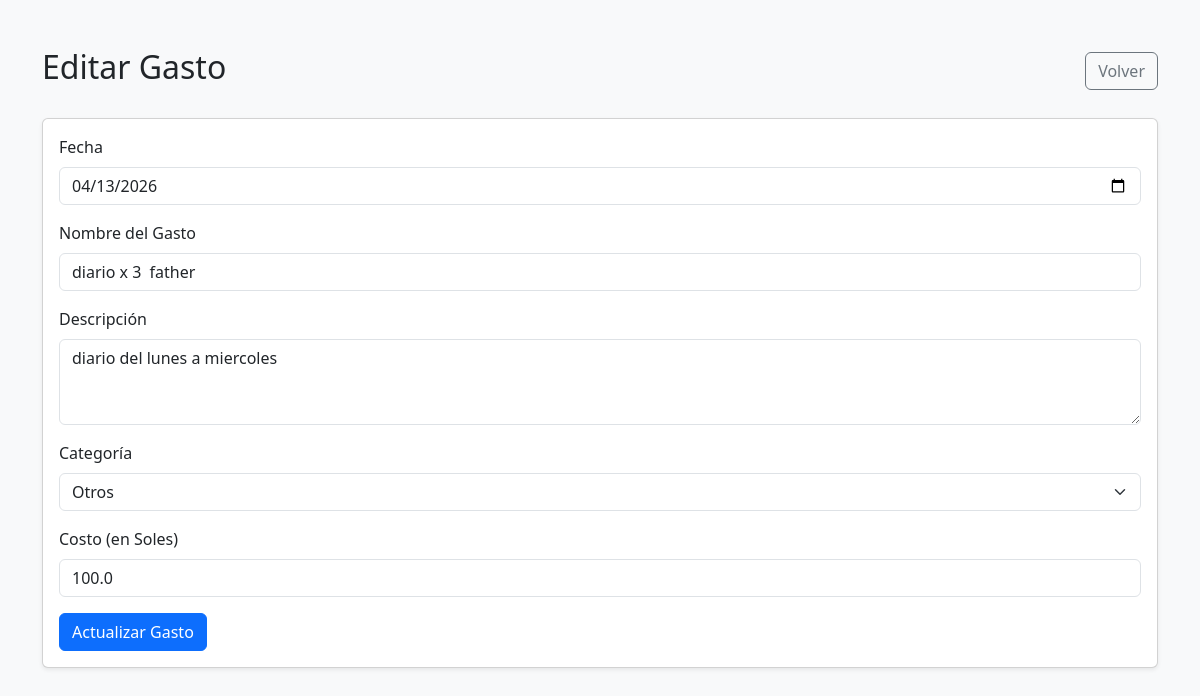
/gastos/edit/15 (signed in), run on the app's committed database.
### tables this page shows
CREATE TABLE gastos (
            id INTEGER PRIMARY KEY AUTOINCREMENT,
            descripcion TEXT NOT NULL,
            monto REAL NOT NULL,
            moneda TEXT DEFAULT 'PEN',  -- PEN para soles, USD para dólares
            fecha DATE DEFAULT CURRENT_DATE,
            categoria TEXT DEFAULT 'General'
        , nombre_gasto TEXT, costo REAL);

### app.py (the view, shortened to what this page needs)
@app.route('/gastos/edit/<int:gasto_id>', methods=['GET', 'POST'])
def edit_gasto(gasto_id):
    if 'admin' not in session:
        return redirect(url_for('gastos'))
    conn = get_db_connection()
    gasto = conn.execute('SELECT * FROM gastos WHERE id = ?', (gasto_id,)).fetchone()
    conn.close()
    if not gasto:
        return redirect(url_for('gastos'))
    error = None
    editable = 'admin' in session
    return render_template('edit_gasto.html', editable=editable, gasto=gasto, error=error)

### app.py (called while the page is built)
def get_db_connection():
    conn = sqlite3.connect(DATABASE, timeout=10)
    conn.row_factory = sqlite3.Row
    return conn

### templates/edit_gasto.html (shortened to what this page needs)
<!DOCTYPE html>
<html lang="es">
<head>
    <link href="https://cdn.jsdelivr.net/npm/bootstrap@5.3.0/dist/css/bootstrap.min.css" rel="stylesheet">
</head>
<body class="bg-light">
    <div class="container py-5">
        <div class="d-flex justify-content-between align-items-center mb-4">
            <h2>Editar Gasto</h2>
            <a href="{{ url_for('gastos') }}" class="btn btn-outline-secondary">Volver</a>
        </div>
        <div class="card shadow-sm">
            <div class="card-body">
                <form action="{{ url_for('edit_gasto', gasto_id=gasto.id) }}" method="POST">
                    <div class="mb-3">
                        <label for="fecha" class="form-label">Fecha</label>
                        <input type="date" class="form-control" id="fecha" name="fecha" required value="{{ gasto.fecha }}">
                    </div>
                    <div class="mb-3">
                        <label for="nombre_gasto" class="form-label">Nombre del Gasto</label>
                        <input type="text" class="form-control" id="nombre_gasto" name="nombre_gasto" required value="{{ gasto.nombre_gasto }}">
                    </div>
                    <div class="mb-3">
                        <label for="descripcion" class="form-label">Descripción</label>
                        <textarea class="form-control" id="descripcion" name="descripcion" rows="3">{{ gasto.descripcion }}</textarea>
                    </div>
                    <div class="mb-3">
                        <label for="categoria" class="form-label">Categoría</label>
                        <select class="form-select" id="categoria" name="categoria" required>
                            <option value="Otros" {% if gasto.categoria == 'Otros' %}selected{% endif %}>Otros</option>
                        </select>
                    </div>
                    <div class="mb-3">
                        <label for="costo" class="form-label">Costo (en Soles)</label>
                        <input type="number" step="0.01" class="form-control" id="costo" name="costo" required value="{{ gasto.costo }}">
                    </div>
                    <button type="submit" class="btn btn-primary">Actualizar Gasto</button>
                </form>
            </div>
        </div>
    </div>
</body>
</html>

### data on the page
gastos: fecha "04/13/2026", nombre_gasto "diario x 3 father", descripcion "diario del lunes a miercoles", categoria "Otros", costo "100.0"
